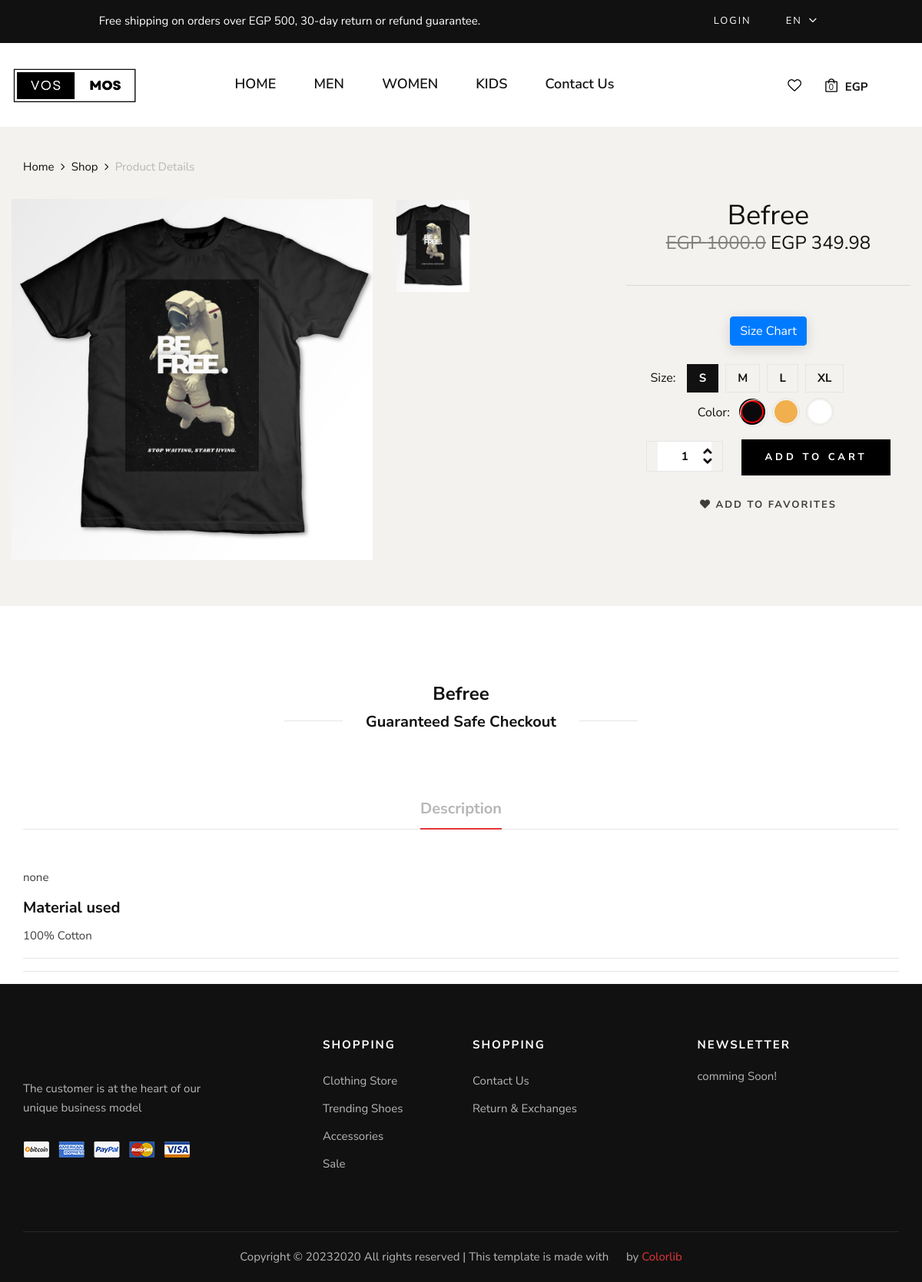
Page /product_detail/4/ on the committed database.
### frontend/models.py (models this page shows, shortened)
class Product(models.Model):
    CATEGORY_CHOICES = (
        ('M', 'Men'),
        ('W', 'Women'),
        ('K', 'Kids'),
        ('A', 'Accessories'),
    )
    SUB_CATEGORY_CHOICES = (
    ('S', 'Shirt'),
    ('SW', 'Sport wear'),
    ('OW', 'Outwear')
    )
    LABEL_CHOICES = (
        ('NEW', 'primary'),
        ('BEST Seller', 'secondary'),
        ('N', '')
    )
    product_id = models.AutoField
    id = models.AutoField(primary_key=True, auto_created=True)
    product_name = models.CharField(max_length=50)
    category = models.CharField(choices=CATEGORY_CHOICES, max_length=2)
    label = models.CharField(choices=LABEL_CHOICES, max_length=11, default="")
    subcategory = models.CharField(choices= SUB_CATEGORY_CHOICES ,max_length=50, default="")
    price = models.FloatField(default=0)
    discount_price = models.FloatField(default=0)
    pub_date = models.DateField()
    image = models.ImageField(upload_to=rename_image, default="", blank=True, null=True)
    material = models.CharField(max_length=50, default="Coton 100%")
    description = models.TextField(default="Are you looking for a t shirt that is comfortable, stylish and affordable? Look no further than our new collection of t shirts, designed to suit any occasion and personality. Whether you want to express your creativity, show your support for a cause, or simply enjoy a casual day out, we have the perfect t shirt for you. Our t shirts are made from high-quality cotton, which is soft, breathable and durable. They come in a variety of colors, sizes and designs, so you can find the one that matches your style and mood.  Our t shirts are easy to wash and care for, and they will not fade or shrink over time. They are also eco-friendly and ethically produced, so you can wear them with confidence and pride. Order your t shirt today and enjoy free shipping for orders over EGP 500. You will love how you look and feel in our t shirts, and so will everyone else. Don't miss this opportunity to get the best t shirt ever.")

class ProductImage(models.Model):
    product = models.ForeignKey(Product, on_delete=models.CASCADE, related_name='images')
    image = models.ImageField(upload_to=rename_image, default="", blank=True, null=True)

class ProductSize(models.Model):
    product = models.ForeignKey(Product, on_delete=models.CASCADE, related_name="psize")
    size = models.CharField(max_length=10 , blank=True, null=True)
    quantity = models.PositiveIntegerField( blank=True, null=True)
    class Meta:
        unique_together = ('product', 'size')

class ProductColor(models.Model):
    product = models.ForeignKey(Product, on_delete=models.CASCADE, related_name="pcolor")
    color = models.CharField(max_length=10 , blank=True, null=True)
    color_id = models.CharField(max_length=10 , blank=True, null=True)
    quantity = models.PositiveIntegerField( blank=True, null=True)
    class Meta:
        unique_together = ('product', 'color')

### frontend/views.py (the view)
# urls.py: path('product_detail/<int:product_id>/', views.product_detail, name='product_detail'),
def product_detail(request, product_id):
    if request.method == 'POST':
        quantity = int(request.POST.get('quantity', 1))
        cart_item, created = cart_item.objects.get_or_create(
            cart=request.cart,
            product=product,
        )
        if not created:
            cart_item.quantity += quantity
        else:
            cart_item.quantity = quantity
        cart_item.save()
        return redirect('cart_detail')
    else:
        product = get_object_or_404(Product, id=product_id)
        recently_viewed_product_ids = request.session.get('recently_viewed_products', [])
        if product_id not in recently_viewed_product_ids:
            recently_viewed_product_ids.append(product_id)
            request.session['recently_viewed_products'] = recently_viewed_product_ids
        images = ProductImage.objects.filter(product=product)
        sizes = ProductSize.objects.filter(product=product)
        colors = ProductColor.objects.filter(product=product)
    return render(request, 'product.html', {'product': product, 'images': images, 'sizes': sizes, 'colors': colors})

### frontend/templates/product.html (shortened to what this page needs)
{% extends "layout.html" %}
{% load static %}
{% block body %}
    <div class="product__details__pic">
        <div class="container">
            <div class="row">
                <div class="col-lg-12">
                    <div class="d-flex justify-content-between align-items-center">
                        <div class="product__details__breadcrumb">
                            <a href="{% url 'index' %}">Home</a>
                            <a href="{% url 'show_products' %}">Shop</a>
                            <span>Product Details</span>
                        </div>
                    </div>
                </div>
                <div class="row">
                    <div class="col-lg-5 col-md-9">
                        <div class="tab-content">
                            <div class="tab-pane active" id="tabs-0" role="tabpanel">
                                <div class="product__details__pic__item">
                                    <img src="{{product.image.url}}" alt="">
                                </div>
                            </div>
                        </div>
                    </div>
                    <div class="col-lg-3 col-md-3 align-items-left">
                        <ul class="nav nav-tabs" role="tablist">
                            <li class="nav-item">
                                <a class="nav-link active" data-toggle="tab" href="#tabs-0" role="tab">
                                    <div class="product__thumb__pic set-bg" data-setbg="{{product.image.url}}">
                                    </div>
                                </a>
                            </li>
                            {% for image in images %}
                            <li class="nav-item ">
                                <a class="nav-link" data-toggle="tab" href="#tabs-{{ forloop.counter }}" role="tab">
                                    <div class="product__thumb__pic set-bg" data-setbg="{{image.image.url}}">
                                    </div>
                                </a>
                            </li>
                            {% endfor %}
                        </ul>
                    </div>
                    <div class="col-lg-4 col-md-12">
                        <h2>{{product.product_name}}</h2>
                        <h4>{% if product.discount_price != 0%} <span style="text-decoration: line-through; opacity: 0.5;">EGP {{ product.discount_price }}</span> {% endif %} EGP {{ product.price }} </h4>
                        <br>
                        <hr />
                        <br>
                        <button id="sizechart" type="button" class="btn btn-primary" data-toggle="modal" data-target="#sizeChartModal">
                            Size Chart
                        </button>
                        <br>
                        <br>
                        <div class="product__details__option">
                            <form id="my-form" method="POST" action="{% url 'add_to_cart' product.id %}">
                            <div class="product__details__option__size">
                                <span>Size:</span>
                                {% for size in sizes %}
                                <label for="{{ size.size }}"  {% if forloop.first %}class="active"{% endif %}>{{ size.size }}
                                </label>
                                {% endfor %}
                            </div>
                            <div id="color-selector" class="product__details__option__color">
                                <span>Color:</span>
                                {% for size in colors %}
                                    <label class="c-{{ size.color_id }}" for="sp-{{ size.color_id }}" title="{{ size.color }}"></label>
                                {% endfor %}
                            </div>
                            <br>
                            <br>
                            <div class="product__details__cart__option">
                                <div class="sticky-bottom">
                                    <div class="quantity">
                                      <div class="pro-qty">
                                        <input name="cloth_quantity" type="text" value="1">
                                      </div>
                                    </div>
                                    <a href="#" class="primary-btn" id="submit-button">Add to Cart</a>
                                  </div>                        </div>
                            </form>
                            <div class="product__details__btns__option">
                                <a onclick="addToFavorites('{{ product.id }}')" href="#"><i class="fa fa-heart"></i> add to favorites</a>
                            </div>
                        </div>
                    </div>
                </div>
            </div>
        </div>
    </div>
        <div class="product__details__content">
            <div class="container">
                <div class="row d-flex justify-content-center">
                    <div class="col-lg-8">
                        <div class="product__details__text">
                            <h4>{{product.product_name}}</h4>
                            <div class="product__details__last__option">
                                <h5><span>Guaranteed Safe Checkout</span></h5>
                            </div>
                        </div>
                    </div>
                </div>
                <div class="row">
                    <div class="col-lg-12">
                        <div class="product__details__tab">
                            <ul class="nav nav-tabs" role="tablist">
                                <li class="nav-item">
                                    <a class="nav-link active" data-toggle="tab" href="#tabs-5"
                                    role="tab">Description</a>
                                </li>
                            </ul>
                            <div class="tab-content">
                                <div class="tab-pane active" id="tabs-5" role="tabpanel">
                                    <div class="product__details__tab__content">
                                            <p>{{ product.description|linebreaks }}
                                            </p>
                                        <div class="product__details__tab__content__item">
                                            <h5>Material used</h5>
                                            <p>{{ product.material }}</p>
                                        </div>
                                    </div>
                                </div>
                            <hr/>
                            <hr/>
                            </div>
                        </div>
                    </div>
                </div>
            </div>
        </div>
{% endblock %}

### frontend/static/frontend/style.css (style rules this page uses)
input[name="color"]:checked + label { border: 2px solid red; box-shadow: 0 0 0 2px black; border-radius: 50%; }

### rows in the picture
Product: image (picture), product_name "Befree", discount_price "1000.0", price "349.98", description "none", material "100% Cotton"
ProductSize: size "S"
ProductSize: size "M"
ProductSize: size "L"
ProductSize: size "XL"
